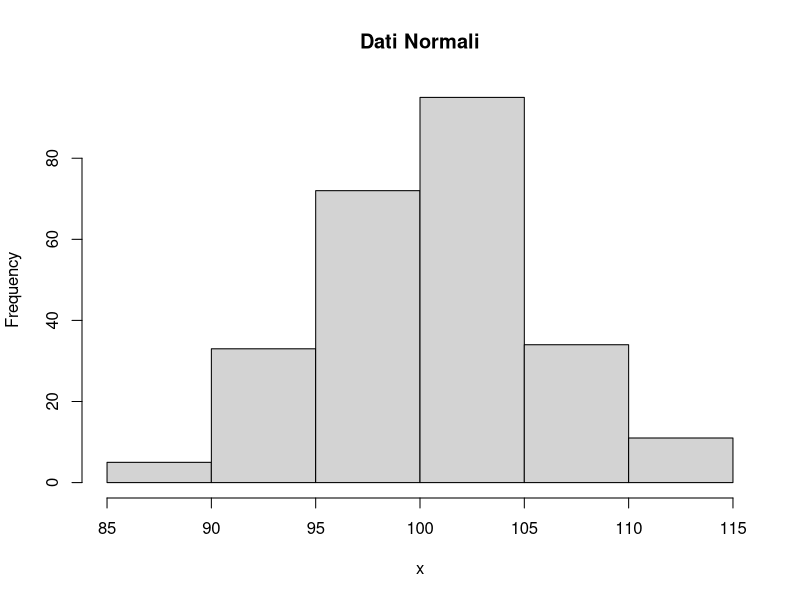
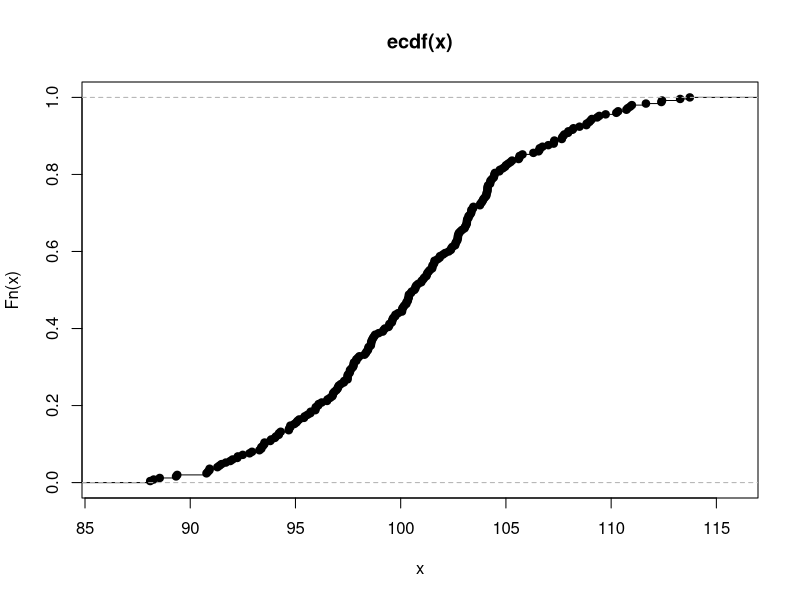
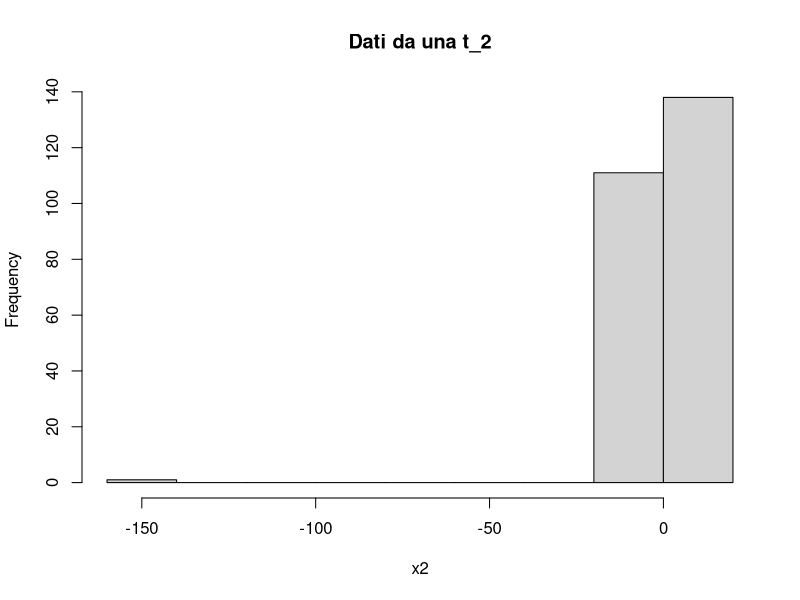
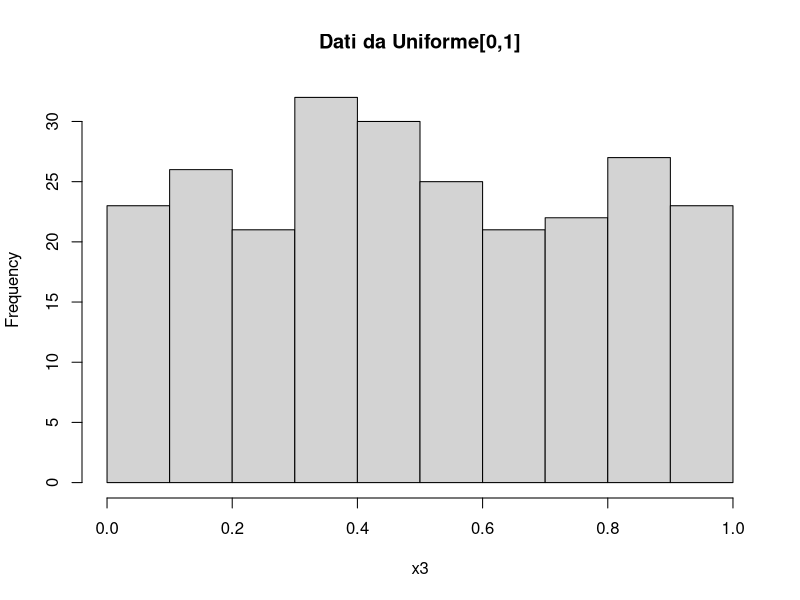
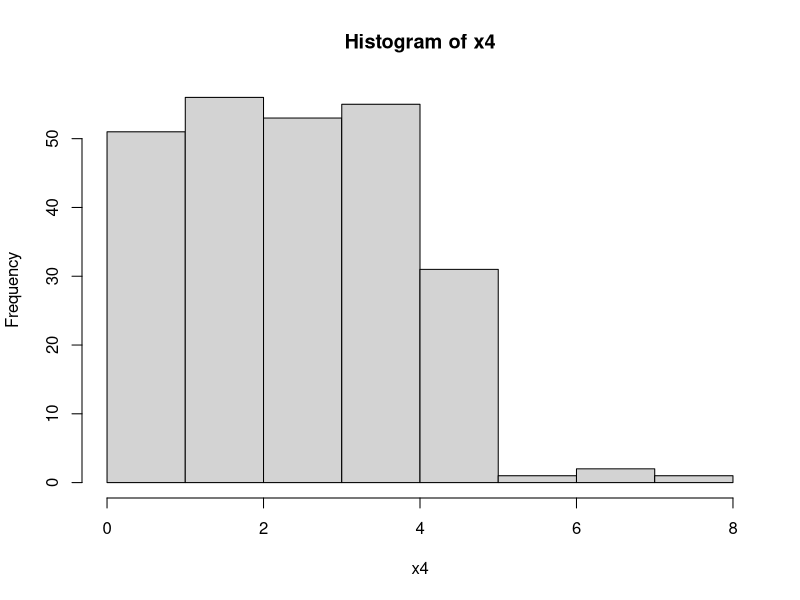
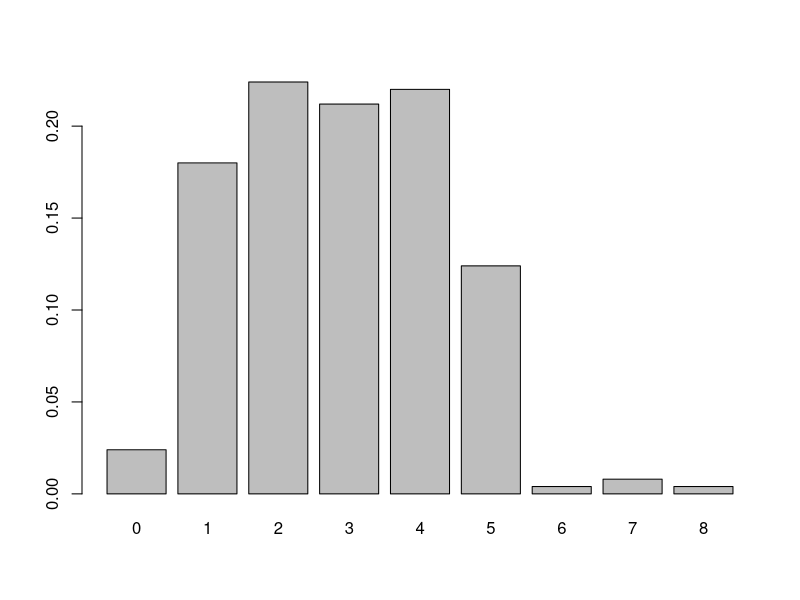
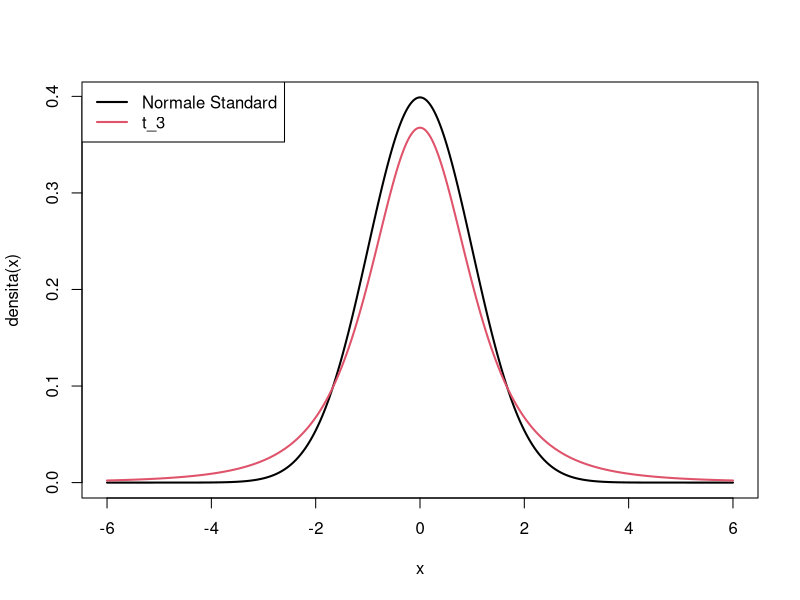
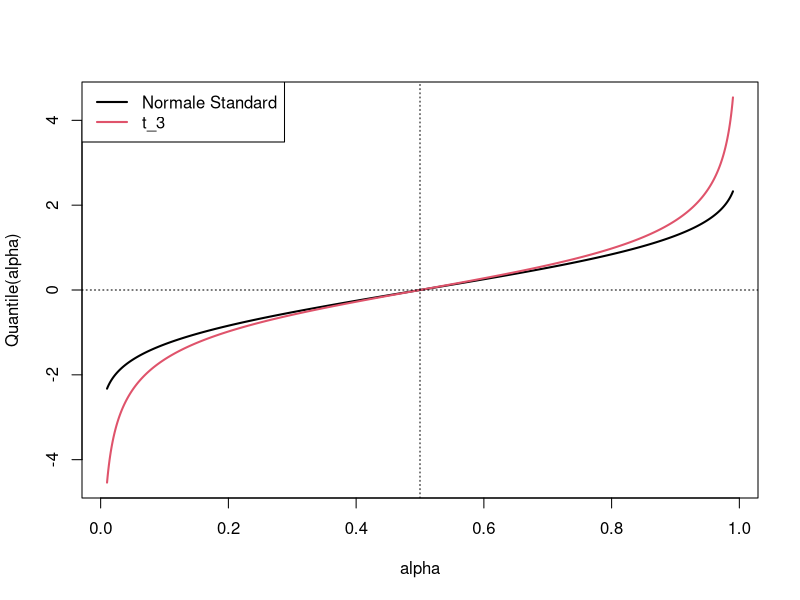

Generate these figures, in order, with R:
## =============================================================================
## Corso:          Statistica computazionale 
## Cdl/Percorso:   Management e Informatica
## Docente:        Pietro Coretto (pcoretto@unisa.it)
##
## Argomenti:
##   + richiami sulle principali distribuzioni di probabilità
##   + generazione di numeri casuali
##   + funzioni di densità, distribuzione e quantile
##   + rappresentazione grafiche delle distribuz    ioni di probabilità
##   + elementi di simulazione Monte Carlo
## =============================================================================





## Distribuzioni di probabilità:
## *****************************
##
##  + ogni distribuzione è denotata con un acronimo, in generale
##    chiamiamolo DIST
##  + per ogni distribuzione di sono in genere quattro funzioni:
##
##     * rDIST = generazione di numeri casuali, campionamento iid
##     * dDIST = funzione di densità (continue), funzione di massa
##               massa di probabilità (discrete)
##     * pDIST = funzione di distribuzione (ripartizione) cumulata
##     * qDIST = funzione quantile (inversa della funzione di distribuzione)





## Acronimi delle principali distribuzioni
## ***************************************
##
## normale           norm
## uniforme          unif
## Student-t         t
## Chi^2             chisq
## F                 f
## Log-normale       lognormal
## Binomiale         binom
## Poisson           pois
## Esponenziale      exp





## Generazioni di numeri casuali (campionamento iid)
## *************************************************

## Generiamo tre numeri da una normale standard (meadia=0, sd=1)
rnorm(n = 3)


## Fissiamo il "seme iniziale" per la catena di generazioni casuali 
set.seed(12345)
rnorm(n = 3)


## campionamento iid da una normale non standard 
x <- rnorm(n =250 , mean = 100 , sd = 5 )

hist(x , main = "Dati Normali")

plot(ecdf(x))



## campionamento iid da una Student-t con 2 gradi di libertaà
x2 <- rt(n = 250 , df = 2 )

hist(x2 , main = "Dati da una t_2")


## campionamento iid da una uniforme su supporto [0,1]
x3 <- runif(n = 250 , min = 0, max = 1 )

hist(x3 , main = "Dati da Uniforme[0,1]")



## campionamento iid da una Binomiale(n=10, p=0.3)
x4 <- rbinom(n = 250 , size = 10 , prob = 0.3)
hist(x4)

barplot(table(x4)/250)



## Funzione di densità/probabilità
## *******************************

## Densità di una normale standard nel punto x=0
dnorm(0)

## Densità di una normale standard nei punti x=-4, -3, -1, 0 1, 2, 3, 4
x <- c(-4, -3, -1, 0,  1, 2, 3, 4)
dnorm(x)


## Densità di una normale (media = 100, sd=6) nei punti  50, 100, 150
dnorm(c(50, 100, 150) , mean = 100, sd = 6)


## Funzione di probabilità nel punto x=4 per una Poisson di parametro lambda = 6
dpois(4, lambda = 6)



## Confrontiamola densità di  una normale standard con quella di una t_3
x <- seq(-6, 6, length = 1000)
dens_norm  <- dnorm(x)
dens_t3    <- dt(x, df = 3)
YLIM       <- range( c(dens_norm, dens_t3) )
plot(x , dens_norm , t = "l" , lwd = 2, col = 1 ,
     ylim = YLIM,
     xlab = "x",
     ylab = "densita(x)")
lines(x , dens_t3 , t = "l" , lwd = 2, col = 2)
legend("topleft",
       legend = c("Normale Standard", "t_3"),
       col = c(1,2),
       lwd = c(2,2))






## Funzione di distribuzione (ripartizione) cumulata  
## *************************************************

## Funzione di distribuzione di una normale standard nel punto x=0
pnorm(0)


## Funzione di distribuzione di una normale standard nei punti
x <- c(-1.675, 1.675)
pnorm(x)

## Funzione di distribuzione di una t_3 negli stessi punti 
pt(x , df = 3)


## Funzione di distribuzione di una normale(10,25) standard nei punti
x <- c(0, 10, 20)
pnorm(x , mean = 10, sd = 5)


## Quale è la Pr{ -1 < Z <= 3}, dove Z ~ N(0,1)? 
## Pr{ -1 < Z <= 3} = Phi(3) - Phi(-1), dove Phi è la funzione di distribuzione
## di Z
pnorm(3)-pnorm(-1)




## Funzione quantile 
## *************************************************

## Quantile normale standard al livello alpha = 5%
qnorm(0.05)
qnorm(0.95)

## Funzione di distribuzione di una normale standard nei punti
## alpha = 1% 2 99%
alpha <- c(0.01, 0.99)
qnorm(alpha)

## quantil della  t_3 allo stesso livello 
qt(alpha , df = 3)



## Confrontiamo i quantili di una normale standard con quelli di una t_3
alpha <- seq(0.01, 0.99, length = 1000)
quant_norm <- qnorm(alpha)
quant_t3   <- qt(alpha, df = 3)
YLIM       <- range( c(quant_norm, quant_t3) )
plot(alpha , quant_norm , t = "l" , lwd = 2, col = 1 ,
     ylim = YLIM,
     xlab = "alpha",
     ylab = "Quantile(alpha)")
lines(alpha , quant_t3 , t = "l" , lwd = 2, col = 2)
legend("topleft",
       legend = c("Normale Standard", "t_3"),
       col = c(1,2),
       lwd = c(2,2))
abline(v=0.5, lty = 3)
abline(h=0, lty = 3)






## Sampling
## ********
##
##  + schemi di tipo urna
##  + campionamento con e senza rimessa
##  + campionamento a probabilità uniformi e non uniformi


## Vettore di "oggetti" da campionare
u  <- c("X", "Y" , "Z")


## Estrazione di 2 oggetti, senza rimessa, a probabilità uniformi  
sample(u, size = 2)

## ripetiamo più volte
sample(u, size = 2)

sample(u, size = 2)

sample(u, size = 2)


## Estrazione di 10 oggetti, con rimessa, a probabilità uniformi  
sample(u, size = 10 , replace = TRUE)


##... ripetiamo l'esperimento
sample(u, size = 10 , replace = TRUE)




## Estrazione di 2 oggetti, senza rimessa, a probabilità non uniformi
## Fissiamo le seguenti probabilità
##    P(X) = 0.7 
##    P(Y) = 0.2
##    P(Z) = 0.1

prXYZ <- c(0.7 , 0.2  , 0.1)
sample(u , size = 2, replace = FALSE , prob = prXYZ)

## ... ripetiamo diverse volte
sample(u , size = 2, replace = FALSE , prob = prXYZ)
sample(u , size = 2, replace = FALSE , prob = prXYZ)
sample(u , size = 2, replace = FALSE , prob = prXYZ)
sample(u , size = 2, replace = FALSE , prob = prXYZ)
sample(u , size = 2, replace = FALSE , prob = prXYZ)


## Estrazione di 100 oggetti, con rimessa, a probabilità non uniformi
dat <- sample(u , size = 100, replace = TRUE , prob = prXYZ)


## ... quali sono le frequenze osservate?
table(dat) / length(dat)




## Simulazione Monte Carlo
## **********************

## Approssimazione del valore atteso (integrale)  di una normale standard
## Ovvero Z ~ Normale(0,1), vogliamo approssimare numericamente E[X]
##
## Simuliamo un campione iid Normale(0,1)
set.seed(1111)
n  <- 10^6
x  <- rnorm( n )

## Usiamo la media campionaria per approssimare E[X], infatti la legge dei
## grandi numeri ci assicura che:  Media_Campionaria --> E[X]
mx <- mean(x)
mx

## Con quale precisione ho approssimato l'integrale precedente?
## Basta calcolare la deviazione standard della media campionaria 
stde <- sd(x) / sqrt(n)


## Quindi un intervallo di confidenza al 95% (alpha = 5%) per l'approssimazione
## è dato da
qz <- qnorm(0.975)  ## quantile al livello 1 - alpha/2
c(mx - qz * stde ,  mx + qz * stde)





## Sia X ~ chisq(df = 5), consideriamo la trasformazione 
##                     U = log(sqrt(X+1))  
## Vogliamo approssimare E[U] =  E[ log(sqrt(X+1)) ]
## 
## Algoritmo Monte Carlo:
##  + produciamo un campione artificiale da una chisq(df = 5), sia esso
##    {x_1, x_2, ..., x_n}
##  + calcoliamo u_i = log( sqrt(x_i + 1) )
##  + calcoliamo la media campionaria su {u_1, u_2, ..., u_n}
##  
## La legge dei grandi numeri ci assicura che
##         Media_Campionaria(u_1, u_2, ..., u_n)  -->  E[ log(sqrt(X+1)) ]
set.seed(1111)
n  <- 10^6
x  <- rchisq( n , df = 5)
u  <- log(sqrt(x+1))

mu     <- mean(u)
stdeu  <- sd(u) / sqrt(n)

## Intervallo al 95% per l'approssimazione
c(mu - qz * stdeu ,  mu + qz * stdeu)






## Approssimazione Monte Carlo delle probabilità di vincita al famso gioco di
## Monty Hall :: https://it.wikipedia.org/wiki/Problema_di_Monty_Hall
## **********************************************************************


## Simuliamo una sola iterazione del gioco, e valutiamo tre diverse strategie di
## gioco 
set.seed(1)

## Porte
p <- 1:3
p

## Porta con il premio
premio     <-  sample(p , size = 1)
premio

## Porta scelta inizialmente dal giocatore 
giocatore_1  <-  sample(x = p, size = 1)
giocatore_1

## Porta aperta dal conduttore, ovviamente una delle due con la capra, quindi 
## il conduttore apre una delle due porte rimanenti con la capra 
p1 <- p[-c(premio , giocatore_1)]
if (length(p1)>1){
    conduttore <- sample(p1, size = 1)
}else{
    conduttore <- p1
}
conduttore


## Ora rimangono chiuse due porte
p2 <- p[-conduttore]
p2

## Strategia 1: il giocatore si tiene la prima scelta
## s1 = TRUE se il il giocatore vince
s1  <-  { giocatore_1 == premio }
s1

## Strategia 2: il giocatore sceglie a caso tra la porta rimanente e quella che ha scelto
## la prima volta 
## s2 = TRUE se il il giocatore vince
giocatore_2 <- sample(p2, size = 1)
s2 <-  {giocatore_2 == premio}
s2

## Strategia 3: il giocatore cambia la porta, ovvero sceglie sempre quella lasciata
## lasciata chiusa dal conduttore 
## s3 = TRUE se il il giocatore vince
giocatore_3 <- p[-c(giocatore_1, conduttore)]
s3 <-  {giocatore_3 == premio}
s3





## Usiamo la simulazione Monte Carlo per approssimmare la probabilità di
## vincita delle tre strategie usando n = 10000 ripetizioni simulate del gioco
set.seed(1010)

## Numero di replica Monte Carlo
n  <- 10000

## Inizializziamo i contenitori 
s1 <- rep(FALSE, times  = n)
s2 <- rep(FALSE, times  = n)
s3 <- rep(FALSE, times  = n)


for (i in 1:n){

    message("Iterazione del gioco ", i , " di " , n)

    ## Posizione del premio 
    premio     <-  sample(p , size = 1)
    ## Scelta del giocatore
    
    giocatore_1  <-  sample(x = p, size = 1)
    
    ## Scelta del conduttore
    p1 <- p[-c(premio , giocatore_1)]
    if (length(p1)>1){
        conduttore <- sample(p1, size = 1)
    }else{
        conduttore <- p1
    }
    
    ## Rimangono chiuse due porte
    p2 <- p[-conduttore]
 
    ## Strategia 1: il giocatore si tiene la prima scelta
    s1[i]  <-  { giocatore_1 == premio }

    ## Strategia 2: il giocatore sceglie a caso tra le porta chiuse
    giocatore_2 <- sample(p2, size = 1)
    s2[i]  <-  {giocatore_2 == premio}
 
    ## Strategia 3: il giocatore cambia la porta
    giocatore_3 <- p[-c(giocatore_1, conduttore)]
    s3[i] <-  {giocatore_3 == premio}
}

## Approssimazione della probabilità di vincita della strategia 1:
mean(s1)

## Approssimazione della probabilità di vincita della strategia 2:
mean(s2)

## Approssimazione della probabilità di vincita della strategia 3:
mean(s3)
